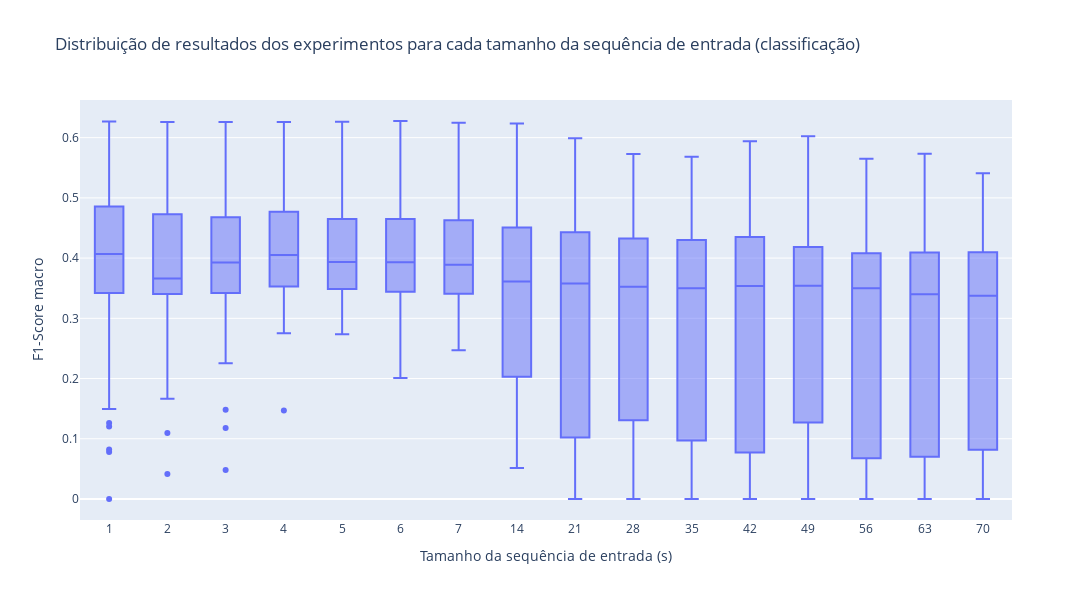
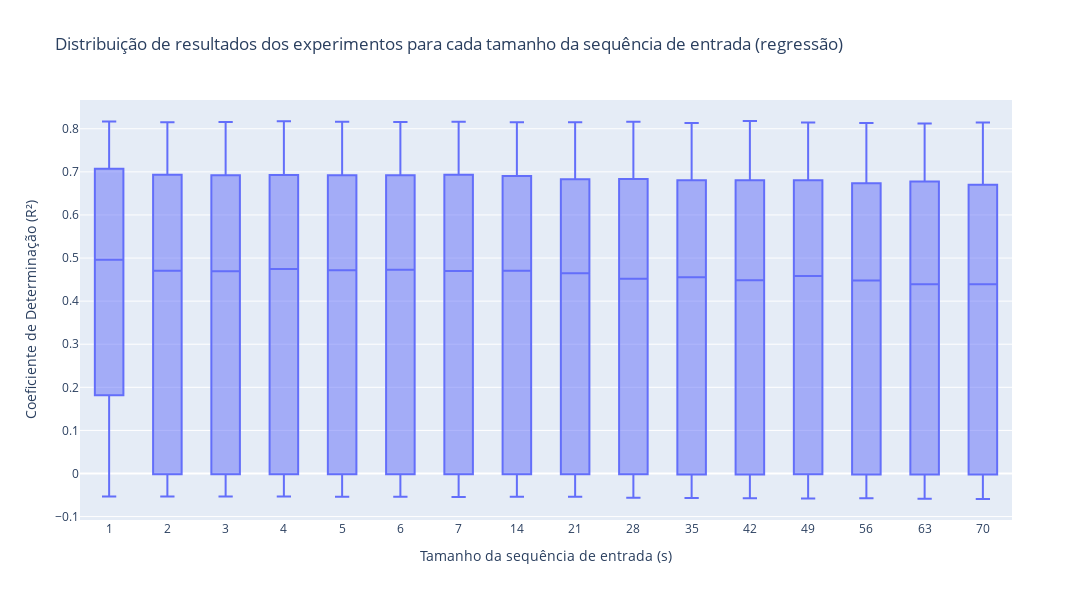

Notebook source saved alongside these figures, in order:
### Code cell
# Transformar o eixo x em uma variável categórica
macro_clf["seq_len"] = macro_clf["seq_len"].astype(str)  # Convertendo para string
reg["seq_len"] = reg["seq_len"].astype(str)

# Gráfico para classificação
fig = px.box(
    macro_clf, 
    x="seq_len", 
    y="f1-score", 
    title='Distribuição de resultados dos experimentos para cada tamanho da sequência de entrada (classificação)',
    category_orders={"seq_len": sorted(macro_clf["seq_len"].unique(), key=int)}  # Garante ordem numérica
)

# Atualizar títulos dos eixos e da legenda
fig.update_layout(
    xaxis_title="Tamanho da sequência de entrada (s)",
    yaxis_title="F1-Score macro",# Substitua pelo nome desejado
        width=2700,  # Largura do gráfico
    height=600  # Altura do gráfico
)

fig.write_image(PATH_REPORTS + "/images/box_plot_alvo_models_clf.png")
fig.show()

# Gráfico para regressão
fig = px.box(
    reg, 
    x="seq_len", 
    y="R-squared (R2)", 
    title='Distribuição de resultados dos experimentos para cada tamanho da sequência de entrada (regressão)',
    category_orders={"seq_len": sorted(reg["seq_len"].unique(), key=int)}  # Garante ordem numérica
)

# Atualizar títulos dos eixos e da legenda
fig.update_layout(
    xaxis_title="Tamanho da sequência de entrada (s)",
    yaxis_title="Coeficiente de Determinação (R²)",# Substitua pelo nome desejado
        width=2700,  # Largura do gráfico
    height=600  # Altura do gráfico
)

fig.write_image(PATH_REPORTS + "/images/box_plot_alvo_models_reg.png")
fig.show()

### Figure 1 — Plotly figure (JSON) as saved in the notebook; plotly's stock layout.template omitted (floating-point values rounded to 4 significant figures; data arrays with more than 128 entries replaced by an {"elided": "..."} marker saying what was removed)
{"data": [{"alignmentgroup": "True", "hovertemplate": "seq_len=%{x}<br>f1-score=%{y}<extra></extra>", "legendgroup": "", "marker": {"color": "#636efa"}, "name": "", "notched": false, "offsetgroup": "", "orientation": "v", "showlegend": false, "type": "box", "x": {"elided": "1560 str values"}, "x0": " ", "xaxis": "x", "y": {"elided": "1560 float values"}, "y0": " ", "yaxis": "y"}], "layout": {"boxmode": "group", "height": 600, "legend": {"tracegroupgap": 0}, "title": {"text": "Distribuição de resultados dos experimentos para cada tamanho da sequência de entrada (classificação)"}, "width": 2700, "xaxis": {"anchor": "y", "categoryarray": ["1", "2", "3", "4", "5", "6", "7", "14", "21", "28", "35", "42", "49", "56", "63", "70"], "categoryorder": "array", "domain": [0, 1], "title": {"text": "Tamanho da sequência de entrada (s)"}}, "yaxis": {"anchor": "x", "domain": [0, 1], "title": {"text": "F1-Score macro"}}}}

### Figure 2 — Plotly figure (JSON) as saved in the notebook; plotly's stock layout.template omitted (floating-point values rounded to 4 significant figures; data arrays with more than 128 entries replaced by an {"elided": "..."} marker saying what was removed)
{"data": [{"alignmentgroup": "True", "hovertemplate": "seq_len=%{x}<br>R-squared (R2)=%{y}<extra></extra>", "legendgroup": "", "marker": {"color": "#636efa"}, "name": "", "notched": false, "offsetgroup": "", "orientation": "v", "showlegend": false, "type": "box", "x": {"elided": "1175 str values"}, "x0": " ", "xaxis": "x", "y": {"elided": "1175 float values"}, "y0": " ", "yaxis": "y"}], "layout": {"boxmode": "group", "height": 600, "legend": {"tracegroupgap": 0}, "title": {"text": "Distribuição de resultados dos experimentos para cada tamanho da sequência de entrada (regressão)"}, "width": 2700, "xaxis": {"anchor": "y", "categoryarray": ["1", "2", "3", "4", "5", "6", "7", "14", "21", "28", "35", "42", "49", "56", "63", "70"], "categoryorder": "array", "domain": [0, 1], "title": {"text": "Tamanho da sequência de entrada (s)"}}, "yaxis": {"anchor": "x", "domain": [0, 1], "title": {"text": "Coeficiente de Determinação (R²)"}}}}
